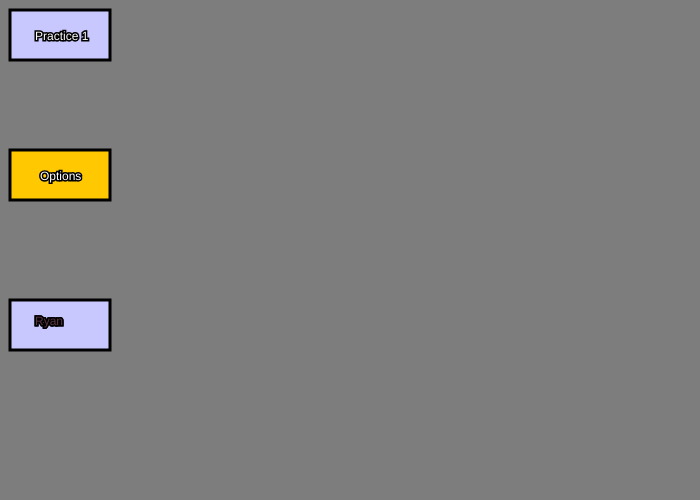
Frame 1 (no input)
Frame 60 (no input): identical to frame 1, image omitted
Frame 120 (the mouse pressed at the canvas centre since frame 60): identical to frame 1, image omitted

The p5.js sketch that drew this single still picture (run headless with seeded random() and noise() and a simulated clock; from frame 60 on, the mouse is pressed at the canvas centre):

// p5.js sketch
// ── sketch.js
var button2X;
var button2Y;

function setup()
{
  createCanvas(700,500);
  button2X = 10;
  button2Y = 150;

  
}

function draw()
{
	background(125,125,125)


	if (mouseX > 10 && mouseX < 10 + 100 && mouseY > 10 && mouseY < 10+50)
	{
		fill(255,200,0);
		stroke(0,0,0);
		strokeWeight(3);
		rect(10,10,100,50);	

		fill(255,255,255);
		stroke(0,0,0);
		textSize(12);
		text("Practice 1",35,40);
	
	}
	else
	{
		fill(200,200,255);
		stroke(0,0,0);
		strokeWeight(3);
		rect(10,10,100,50);	

		fill(255,255,255);
		stroke(0,0,0);
		textSize(12);
		text("Practice 1",35,40);
	
	}


	if (mouseX > button2X && mouseX < button2X + 100 && mouseY > button2Y && mouseY < button2Y+50)
	{

		fill(255,200,0);
		stroke(0,0,0);
		strokeWeight(3);
		rect(10,150,100,50);	

		fill(248,100,50);
		stroke(51,70,190);
		textSize(16);
		text("Options",button2X+30-5,button2Y+30+2);
	}
	else
	{
		fill(255,200,0);
		stroke(0,0,0);
		strokeWeight(3);
		rect(10,150,100,50);	

		fill(255,255,255);
		stroke(0,0,0);
		textSize(12);
		text("Options",button2X+30,button2Y+30);
	}
	if (mouseX > 10 && mouseX < 100 && mouseY > 300 && mouseY < 350) 
	{
		fill(255,200,0);
		stroke(0,0,0);
		strokeWeight(3);
		rect(10,300,100,50);	

		fill(255,255,255);
		stroke(0,0,0);
		textSize(12);
		text("Ryan",35,325);
	
	}
	else
	{
		fill(200,200,255);
		stroke(0,0,0);
		strokeWeight(3);
		rect(10,300,100,50);	

		fill(255,255,255);
		stroke(0,0,0);
		textSize(12);
		text("Ryan",35,325);
	
	}

	if (mouseX > 40 && mouseX < 200 && mouseY > 400 && mouseY < 450) 
	{
		fill(255,200,0);
		stroke(0,0,0);
		strokeWeight(3);
		rect(40,600,200,50);	

		fill(255,255,255);
		stroke(0,0,0);
		textSize(12);
		text("Ryan",35,325);
	
	}
	else
	{
		fill(20,100,60);
		stroke(0,0,0);
		strokeWeight(3);
		rect(40,600,200,50);	

		fill(90,52,64);
		stroke(0,0,0);
		textSize(12);
		text("Ryan",35,325);

	}
}
